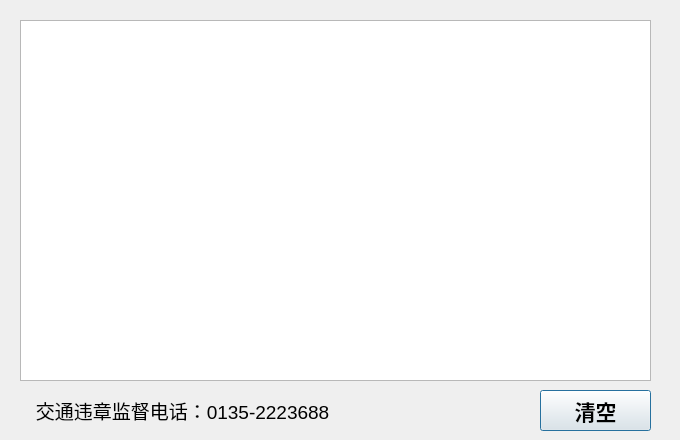
<?xml version="1.0" encoding="UTF-8"?>
<ui version="4.0">
 <class>TrafficViolationDialog</class>
 <widget class="QDialog" name="TrafficViolationDialog">
  <property name="geometry">
   <rect>
    <x>0</x>
    <y>0</y>
    <width>680</width>
    <height>440</height>
   </rect>
  </property>
  <property name="minimumSize">
   <size>
    <width>680</width>
    <height>440</height>
   </size>
  </property>
  <property name="maximumSize">
   <size>
    <width>680</width>
    <height>440</height>
   </size>
  </property>
  <property name="windowTitle">
   <string>Dialog</string>
  </property>
  <widget class="QWidget" name="widget" native="true">
   <property name="geometry">
    <rect>
     <x>10</x>
     <y>10</y>
     <width>651</width>
     <height>421</height>
    </rect>
   </property>
   <widget class="QTableWidget" name="tableWidget">
    <property name="geometry">
     <rect>
      <x>10</x>
      <y>10</y>
      <width>631</width>
      <height>361</height>
     </rect>
    </property>
    <property name="font">
     <font>
      <pointsize>12</pointsize>
     </font>
    </property>
   </widget>
   <widget class="QLabel" name="label">
    <property name="geometry">
     <rect>
      <x>10</x>
      <y>380</y>
      <width>421</width>
      <height>41</height>
     </rect>
    </property>
    <property name="font">
     <font>
      <pointsize>14</pointsize>
     </font>
    </property>
    <property name="text">
     <string>   交通违章监督电话：0135-2223688</string>
    </property>
   </widget>
   <widget class="QPushButton" name="pushButtonEmpty">
    <property name="geometry">
     <rect>
      <x>530</x>
      <y>380</y>
      <width>111</width>
      <height>41</height>
     </rect>
    </property>
    <property name="font">
     <font>
      <family>华文行楷</family>
      <pointsize>16</pointsize>
      <weight>75</weight>
      <bold>true</bold>
     </font>
    </property>
    <property name="text">
     <string>清空</string>
    </property>
   </widget>
  </widget>
 </widget>
 <resources/>
 <connections/>
</ui>
